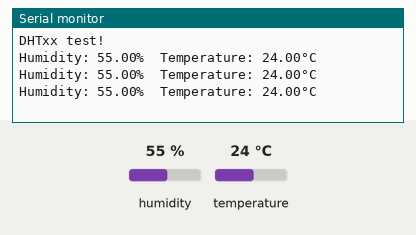
Recording of a sketch running on a simulated Arduino Uno, built with avr-gcc and run on an emulated ATmega328P. Parts: the last lines printed to the serial monitor. The inputs (shaded band) are chosen by the test bench; at power-on: humidity 55 %, temperature 24 °C.

Above: at 2.8 s.
2.9 s: humidity set to 22 %
At 4.5 s:
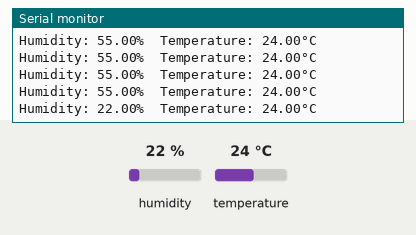
5.6 s: temperature set to 12 °C
At 7.8 s:
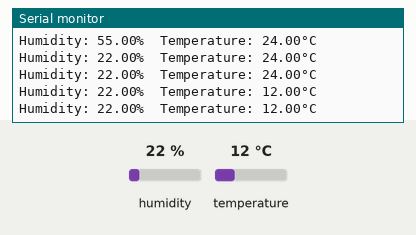
8.3 s: humidity set to 40 %
At 10.0 s:
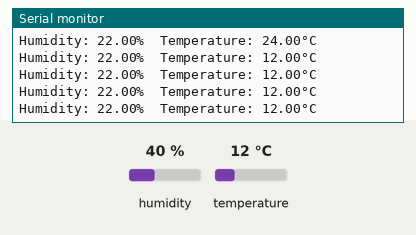
Timing chart, 0 to 11.5 s (numbered marks = the images above; inputs shaded):
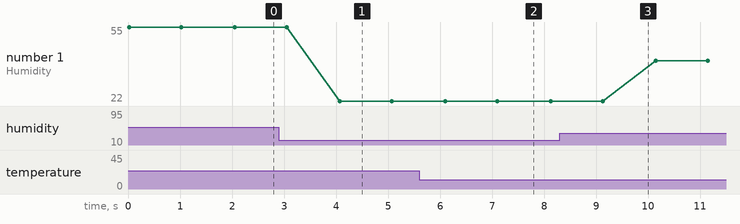

The sketch:

DHT11.ino
```cpp
#include "DHT.h"

#define DHTPIN 5     // D1;Digital pin connected to the DHT sensor
#define DHTTYPE DHT11   // DHT 11

DHT dht(DHTPIN, DHTTYPE);
float h;
float t;

void setup() {
  //Begin serial communicaton
  Serial.begin(115200);
  Serial.println(F("DHTxx test!"));

  //begin dht communication
  dht.begin();
}

void loop() {
  // get the humidity and temperature values
  h = dht.readHumidity();
  t = dht.readTemperature();

  // check if dht giving values or not, if not print error message on screen
  if (isnan(h) || isnan(t)) {
    Serial.println(F("Failed to read from DHT sensor!"));
    return;
  }

  //print the values on screen
Serial.print(F("Humidity: "));
  Serial.print(h);
  Serial.print(F("%  Temperature: "));
  Serial.print(t);
  Serial.println(F("°C "));

  Serial.println("");
  delay(1000);
}
```

Measured:
- after the input at 2.9 s, the serial monitor: prints a new line after 1.2 s (image 1)
- after the input at 5.6 s, the serial monitor: prints a new line after 0.50 s (image 2)
- plotted number 1: 55 → 22 after the input at 2.9 s, 22 → 40 after the input at 8.3 s
